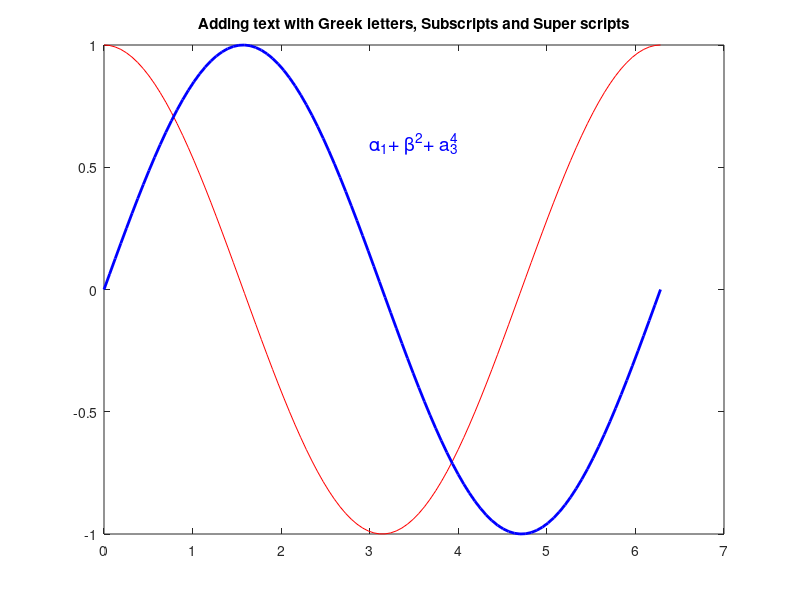

The MATLAB script that drew this image:
x=linspace(0 , 2*pi);
y1 = cos(x);
y2 = sin (x);
plot( x, y1, 'r' , x, y2, 'b' , 'linewidth' ,2)
text(3 , .6, '\alpha_1+ \beta^2+ a_3^4', 'fontSize' ,14, 'color','b');
title('Adding text with Greek letters, Subscripts and Super scripts')
